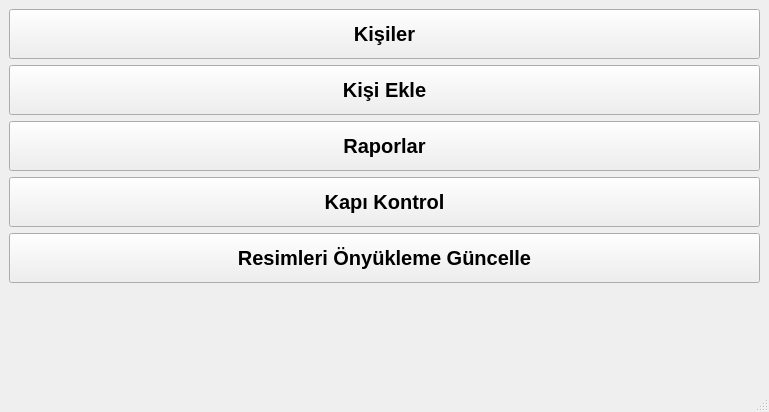
<?xml version="1.0" encoding="UTF-8"?>
<ui version="4.0">
 <class>MainWindow</class>
 <widget class="QMainWindow" name="MainWindow">
  <property name="geometry">
   <rect>
    <x>0</x>
    <y>0</y>
    <width>769</width>
    <height>412</height>
   </rect>
  </property>
  <property name="windowTitle">
   <string>Kişiler Yönetimi</string>
  </property>
  <widget class="QWidget" name="centralwidget">
   <layout class="QFormLayout" name="formLayout">
    <item row="0" column="0" colspan="2">
     <widget class="QPushButton" name="btnKisiler">
      <property name="minimumSize">
       <size>
        <width>0</width>
        <height>50</height>
       </size>
      </property>
      <property name="font">
       <font>
        <pointsize>15</pointsize>
        <weight>75</weight>
        <bold>true</bold>
       </font>
      </property>
      <property name="text">
       <string>Kişiler</string>
      </property>
     </widget>
    </item>
    <item row="1" column="0" colspan="2">
     <widget class="QPushButton" name="btnKisiEkle">
      <property name="minimumSize">
       <size>
        <width>0</width>
        <height>50</height>
       </size>
      </property>
      <property name="font">
       <font>
        <pointsize>15</pointsize>
        <weight>75</weight>
        <bold>true</bold>
       </font>
      </property>
      <property name="text">
       <string>Kişi Ekle</string>
      </property>
     </widget>
    </item>
    <item row="2" column="0" colspan="2">
     <widget class="QPushButton" name="btnRaporlar">
      <property name="minimumSize">
       <size>
        <width>0</width>
        <height>50</height>
       </size>
      </property>
      <property name="font">
       <font>
        <pointsize>15</pointsize>
        <weight>75</weight>
        <bold>true</bold>
       </font>
      </property>
      <property name="text">
       <string>Raporlar</string>
      </property>
     </widget>
    </item>
    <item row="3" column="0" colspan="2">
     <widget class="QPushButton" name="btnOgrenciKontrol">
      <property name="minimumSize">
       <size>
        <width>0</width>
        <height>50</height>
       </size>
      </property>
      <property name="font">
       <font>
        <pointsize>15</pointsize>
        <weight>75</weight>
        <bold>true</bold>
       </font>
      </property>
      <property name="text">
       <string>Kapı Kontrol</string>
      </property>
     </widget>
    </item>
    <item row="4" column="0" colspan="2">
     <widget class="QPushButton" name="btnOnYukleme">
      <property name="minimumSize">
       <size>
        <width>0</width>
        <height>50</height>
       </size>
      </property>
      <property name="font">
       <font>
        <pointsize>15</pointsize>
        <weight>75</weight>
        <bold>true</bold>
       </font>
      </property>
      <property name="text">
       <string>Resimleri Önyükleme Güncelle</string>
      </property>
     </widget>
    </item>
   </layout>
  </widget>
  <widget class="QMenuBar" name="menubar">
   <property name="geometry">
    <rect>
     <x>0</x>
     <y>0</y>
     <width>769</width>
     <height>22</height>
    </rect>
   </property>
  </widget>
  <widget class="QStatusBar" name="statusbar"/>
 </widget>
 <resources/>
 <connections/>
</ui>
